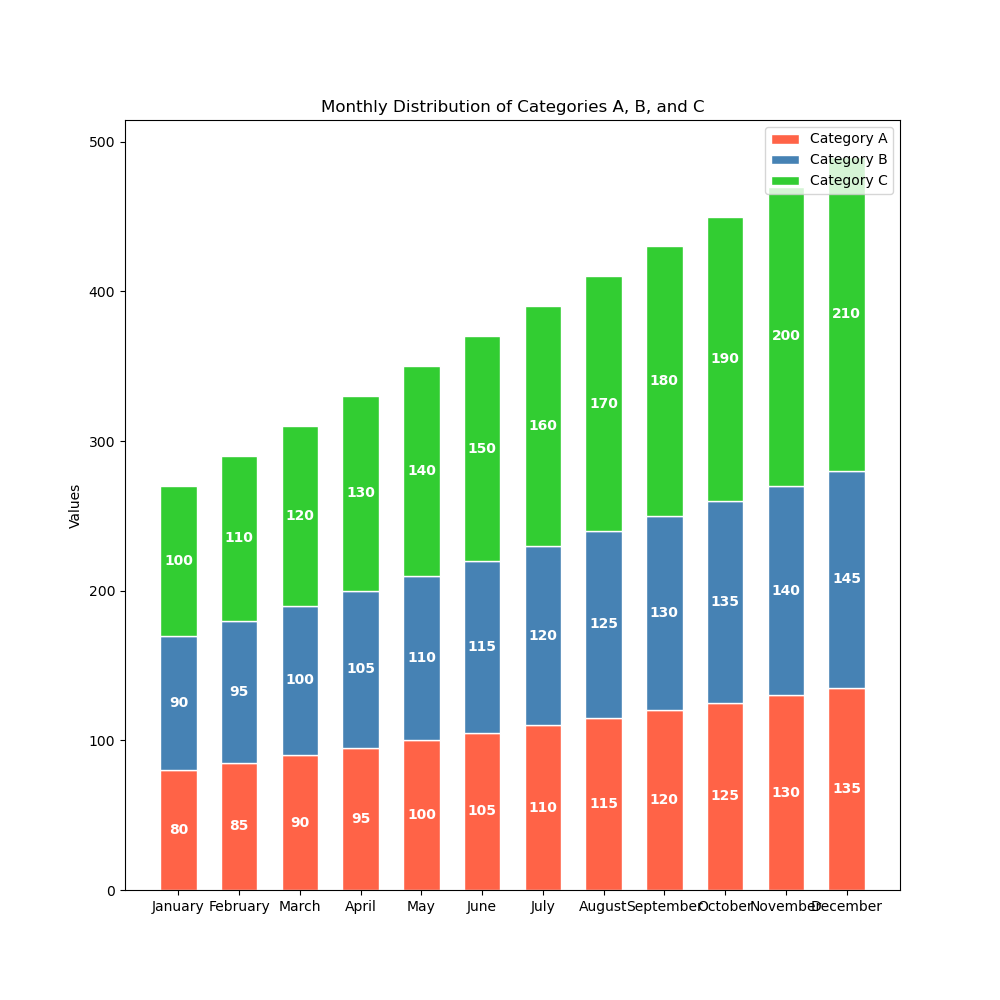

Here is the Python script that generated this plot:
import matplotlib.pyplot as plt

# Data
months = ['January', 'February', 'March', 'April', 'May', 'June', 
          'July', 'August', 'September', 'October', 'November', 'December']
category_a = [80, 85, 90, 95, 100, 105, 110, 115, 120, 125, 130, 135]
category_b = [90, 95, 100, 105, 110, 115, 120, 125, 130, 135, 140, 145]
category_c = [100, 110, 120, 130, 140, 150, 160, 170, 180, 190, 200, 210]

# Plot setup
fig, ax = plt.subplots(figsize=(10, 10))

# Stacked bar chart (vertical)
bar_width = 0.6
plt.bar(months, category_a, color='#FF6347', edgecolor='white', width=bar_width, label='Category A')
plt.bar(months, category_b, bottom=category_a, color='#4682B4', edgecolor='white', width=bar_width, label='Category B')
plt.bar(months, category_c, bottom=[i+j for i,j in zip(category_a, category_b)], color='#32CD32', edgecolor='white', width=bar_width, label='Category C')

# Labels, title and legend
plt.ylabel('Values')
plt.title('Monthly Distribution of Categories A, B, and C')
plt.legend(loc='upper right')

# Numerical labels for each bar
for i in range(len(months)):
    plt.text(i, category_a[i] / 2, str(category_a[i]), ha='center', va='center', color='white', fontweight='bold')
    plt.text(i, category_a[i] + (category_b[i] / 2), str(category_b[i]), ha='center', va='center', color='white', fontweight='bold')
    plt.text(i, category_a[i] + category_b[i] + (category_c[i] / 2), str(category_c[i]), ha='center', va='center', color='white', fontweight='bold')

# Show the plot
plt.show()
